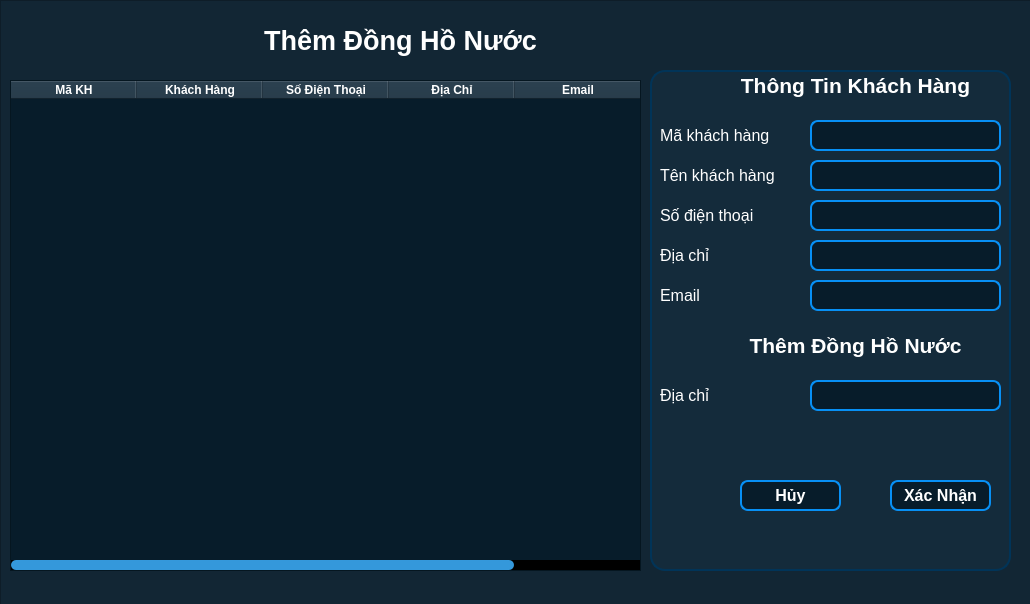
<?xml version="1.0" encoding="UTF-8"?>
<ui version="4.0">
 <class>MainWindow</class>
 <widget class="QMainWindow" name="MainWindow">
  <property name="geometry">
   <rect>
    <x>0</x>
    <y>0</y>
    <width>1030</width>
    <height>604</height>
   </rect>
  </property>
  <property name="windowTitle">
   <string>MainWindow</string>
  </property>
  <widget class="QWidget" name="centralwidget">
   <widget class="QLabel" name="label">
    <property name="geometry">
     <rect>
      <x>0</x>
      <y>20</y>
      <width>801</width>
      <height>41</height>
     </rect>
    </property>
    <property name="font">
     <font>
      <pointsize>20</pointsize>
      <weight>75</weight>
      <bold>true</bold>
     </font>
    </property>
    <property name="styleSheet">
     <string notr="true">color:white;</string>
    </property>
    <property name="text">
     <string>Thêm Đồng Hồ Nước</string>
    </property>
    <property name="alignment">
     <set>Qt::AlignCenter</set>
    </property>
   </widget>
   <widget class="QTableWidget" name="tbDanhSachKhachHang">
    <property name="geometry">
     <rect>
      <x>10</x>
      <y>80</y>
      <width>631</width>
      <height>491</height>
     </rect>
    </property>
    <property name="minimumSize">
     <size>
      <width>631</width>
      <height>0</height>
     </size>
    </property>
    <property name="styleSheet">
     <string notr="true">QTableWidget {
    background-color: rgb(7, 28, 42);     /* cell background */
    color: white;                  /* text color */
    gridline-color: #dcdcdc;         /* grid line color */
    font-size: 14px;
}

QTableWidget::item:selected {
    background-color: #85c1e9;       /* selected row background */
    color: white;                    /* selected text color */
}
QHeaderView::section {
    background-color: rgb(25, 47, 63);
    color: white;
    font-weight: bold;
}

QScrollBar:horizontal {
    background: rgb(0, 0, 0);
    height: 10px;
    margin: 0px;
}

QScrollBar::handle:horizontal {
    background: #3498db;
    min-width: 20px;
    border-radius: 5px;
}

QScrollBar::add-line:horizontal,
QScrollBar::sub-line:horizontal {
    background: none;
    width: 0px;
}
</string>
    </property>
    <property name="editTriggers">
     <set>QAbstractItemView::NoEditTriggers</set>
    </property>
    <attribute name="horizontalHeaderMinimumSectionSize">
     <number>32</number>
    </attribute>
    <attribute name="horizontalHeaderDefaultSectionSize">
     <number>126</number>
    </attribute>
    <attribute name="horizontalHeaderShowSortIndicator" stdset="0">
     <bool>false</bool>
    </attribute>
    <attribute name="horizontalHeaderStretchLastSection">
     <bool>false</bool>
    </attribute>
    <attribute name="verticalHeaderStretchLastSection">
     <bool>false</bool>
    </attribute>
    <column>
     <property name="text">
      <string>Mã KH</string>
     </property>
    </column>
    <column>
     <property name="text">
      <string>Khách Hàng</string>
     </property>
    </column>
    <column>
     <property name="text">
      <string>Số Điện Thoại</string>
     </property>
    </column>
    <column>
     <property name="text">
      <string>Địa Chỉ</string>
     </property>
    </column>
    <column>
     <property name="text">
      <string>Email</string>
     </property>
    </column>
   </widget>
   <widget class="QLineEdit" name="txtSoDienThoai">
    <property name="geometry">
     <rect>
      <x>810</x>
      <y>200</y>
      <width>191</width>
      <height>31</height>
     </rect>
    </property>
    <property name="font">
     <font>
      <pointsize>10</pointsize>
     </font>
    </property>
    <property name="styleSheet">
     <string notr="true">background-color: rgb(7, 28, 42);
border: 2px solid rgb(7, 144, 245);   /* Blue border */
border-radius: 8px;
color:white;
</string>
    </property>
    <property name="readOnly">
     <bool>true</bool>
    </property>
   </widget>
   <widget class="QLabel" name="label_6">
    <property name="geometry">
     <rect>
      <x>660</x>
      <y>280</y>
      <width>141</width>
      <height>31</height>
     </rect>
    </property>
    <property name="font">
     <font>
      <pointsize>12</pointsize>
     </font>
    </property>
    <property name="styleSheet">
     <string notr="true">color:white;</string>
    </property>
    <property name="text">
     <string>Email</string>
    </property>
   </widget>
   <widget class="QLabel" name="label_2">
    <property name="geometry">
     <rect>
      <x>660</x>
      <y>160</y>
      <width>141</width>
      <height>31</height>
     </rect>
    </property>
    <property name="font">
     <font>
      <pointsize>12</pointsize>
     </font>
    </property>
    <property name="styleSheet">
     <string notr="true">color:white;</string>
    </property>
    <property name="text">
     <string>Tên khách hàng</string>
    </property>
   </widget>
   <widget class="QLabel" name="label_3">
    <property name="geometry">
     <rect>
      <x>660</x>
      <y>120</y>
      <width>141</width>
      <height>31</height>
     </rect>
    </property>
    <property name="font">
     <font>
      <pointsize>12</pointsize>
     </font>
    </property>
    <property name="styleSheet">
     <string notr="true">color:white;</string>
    </property>
    <property name="text">
     <string>Mã khách hàng</string>
    </property>
   </widget>
   <widget class="QLineEdit" name="txtDiaChi">
    <property name="geometry">
     <rect>
      <x>810</x>
      <y>240</y>
      <width>191</width>
      <height>31</height>
     </rect>
    </property>
    <property name="font">
     <font>
      <pointsize>10</pointsize>
     </font>
    </property>
    <property name="styleSheet">
     <string notr="true">background-color: rgb(7, 28, 42);
border: 2px solid rgb(7, 144, 245);   /* Blue border */
border-radius: 8px;
color:white;
</string>
    </property>
    <property name="readOnly">
     <bool>true</bool>
    </property>
   </widget>
   <widget class="QLineEdit" name="txtEmail">
    <property name="geometry">
     <rect>
      <x>810</x>
      <y>280</y>
      <width>191</width>
      <height>31</height>
     </rect>
    </property>
    <property name="font">
     <font>
      <pointsize>10</pointsize>
     </font>
    </property>
    <property name="styleSheet">
     <string notr="true">background-color: rgb(7, 28, 42);
border: 2px solid rgb(7, 144, 245);   /* Blue border */
border-radius: 8px;
color:white;
</string>
    </property>
    <property name="readOnly">
     <bool>true</bool>
    </property>
   </widget>
   <widget class="QLineEdit" name="txtMaKH">
    <property name="enabled">
     <bool>true</bool>
    </property>
    <property name="geometry">
     <rect>
      <x>810</x>
      <y>120</y>
      <width>191</width>
      <height>31</height>
     </rect>
    </property>
    <property name="font">
     <font>
      <pointsize>10</pointsize>
     </font>
    </property>
    <property name="styleSheet">
     <string notr="true">background-color: rgb(7, 28, 42);
border: 2px solid rgb(7, 144, 245);   /* Blue border */
border-radius: 8px;
color:white;
</string>
    </property>
    <property name="readOnly">
     <bool>true</bool>
    </property>
   </widget>
   <widget class="QLabel" name="label_4">
    <property name="geometry">
     <rect>
      <x>660</x>
      <y>200</y>
      <width>141</width>
      <height>31</height>
     </rect>
    </property>
    <property name="font">
     <font>
      <pointsize>12</pointsize>
     </font>
    </property>
    <property name="styleSheet">
     <string notr="true">color:white;</string>
    </property>
    <property name="text">
     <string>Số điện thoại</string>
    </property>
   </widget>
   <widget class="QLabel" name="label_5">
    <property name="geometry">
     <rect>
      <x>660</x>
      <y>240</y>
      <width>141</width>
      <height>31</height>
     </rect>
    </property>
    <property name="font">
     <font>
      <pointsize>12</pointsize>
     </font>
    </property>
    <property name="styleSheet">
     <string notr="true">color:white;</string>
    </property>
    <property name="text">
     <string>Địa chỉ</string>
    </property>
   </widget>
   <widget class="QLineEdit" name="txtTenKH">
    <property name="geometry">
     <rect>
      <x>810</x>
      <y>160</y>
      <width>191</width>
      <height>31</height>
     </rect>
    </property>
    <property name="font">
     <font>
      <pointsize>10</pointsize>
     </font>
    </property>
    <property name="styleSheet">
     <string notr="true">background-color: rgb(7, 28, 42);
border: 2px solid rgb(7, 144, 245);   /* Blue border */
border-radius: 8px;
color:white;
</string>
    </property>
    <property name="text">
     <string/>
    </property>
    <property name="readOnly">
     <bool>true</bool>
    </property>
   </widget>
   <widget class="QLabel" name="label_7">
    <property name="geometry">
     <rect>
      <x>730</x>
      <y>70</y>
      <width>251</width>
      <height>31</height>
     </rect>
    </property>
    <property name="font">
     <font>
      <pointsize>16</pointsize>
      <weight>75</weight>
      <bold>true</bold>
     </font>
    </property>
    <property name="styleSheet">
     <string notr="true">color:white;</string>
    </property>
    <property name="text">
     <string>Thông Tin Khách Hàng</string>
    </property>
    <property name="alignment">
     <set>Qt::AlignCenter</set>
    </property>
   </widget>
   <widget class="QLabel" name="label_8">
    <property name="geometry">
     <rect>
      <x>730</x>
      <y>330</y>
      <width>251</width>
      <height>31</height>
     </rect>
    </property>
    <property name="font">
     <font>
      <pointsize>16</pointsize>
      <weight>75</weight>
      <bold>true</bold>
     </font>
    </property>
    <property name="styleSheet">
     <string notr="true">color:white;</string>
    </property>
    <property name="text">
     <string>Thêm Đồng Hồ Nước</string>
    </property>
    <property name="alignment">
     <set>Qt::AlignCenter</set>
    </property>
   </widget>
   <widget class="QLineEdit" name="txtDiaDiem">
    <property name="geometry">
     <rect>
      <x>810</x>
      <y>380</y>
      <width>191</width>
      <height>31</height>
     </rect>
    </property>
    <property name="font">
     <font>
      <pointsize>10</pointsize>
     </font>
    </property>
    <property name="styleSheet">
     <string notr="true">background-color: rgb(7, 28, 42);
border: 2px solid rgb(7, 144, 245);   /* Blue border */
border-radius: 8px;
color:white;
</string>
    </property>
    <property name="text">
     <string/>
    </property>
    <property name="readOnly">
     <bool>false</bool>
    </property>
   </widget>
   <widget class="QLabel" name="label_9">
    <property name="geometry">
     <rect>
      <x>660</x>
      <y>380</y>
      <width>141</width>
      <height>31</height>
     </rect>
    </property>
    <property name="font">
     <font>
      <pointsize>12</pointsize>
     </font>
    </property>
    <property name="styleSheet">
     <string notr="true">color:white;</string>
    </property>
    <property name="text">
     <string>Địa chỉ</string>
    </property>
   </widget>
   <widget class="QPushButton" name="btnXacNhan">
    <property name="geometry">
     <rect>
      <x>890</x>
      <y>480</y>
      <width>101</width>
      <height>31</height>
     </rect>
    </property>
    <property name="font">
     <font>
      <pointsize>12</pointsize>
      <weight>75</weight>
      <bold>true</bold>
     </font>
    </property>
    <property name="styleSheet">
     <string notr="true">background-color: rgb(7, 28, 42);
border: 2px solid rgb(7, 144, 245);   /* Blue border */
border-radius: 8px;
color:white;</string>
    </property>
    <property name="text">
     <string>Xác Nhận</string>
    </property>
   </widget>
   <widget class="QPushButton" name="btnHuy">
    <property name="geometry">
     <rect>
      <x>740</x>
      <y>480</y>
      <width>101</width>
      <height>31</height>
     </rect>
    </property>
    <property name="font">
     <font>
      <pointsize>12</pointsize>
      <weight>75</weight>
      <bold>true</bold>
     </font>
    </property>
    <property name="styleSheet">
     <string notr="true">background-color: rgb(7, 28, 42);
border: 2px solid rgb(7, 144, 245);   /* Blue border */
border-radius: 8px;
color:white;</string>
    </property>
    <property name="text">
     <string>Hủy</string>
    </property>
   </widget>
   <widget class="QFrame" name="frame">
    <property name="geometry">
     <rect>
      <x>0</x>
      <y>0</y>
      <width>1031</width>
      <height>611</height>
     </rect>
    </property>
    <property name="styleSheet">
     <string notr="true">background-color: rgb(18, 38, 52);</string>
    </property>
    <property name="frameShape">
     <enum>QFrame::StyledPanel</enum>
    </property>
    <property name="frameShadow">
     <enum>QFrame::Raised</enum>
    </property>
    <widget class="QFrame" name="frame_2">
     <property name="geometry">
      <rect>
       <x>650</x>
       <y>70</y>
       <width>361</width>
       <height>501</height>
      </rect>
     </property>
     <property name="styleSheet">
      <string notr="true">background-color: rgb(20, 43, 59);
 border: 2px solid rgb(1, 52, 88);      /* Blue outline */
    border-radius: 15px;            /* Rounded corners */</string>
     </property>
     <property name="frameShape">
      <enum>QFrame::StyledPanel</enum>
     </property>
     <property name="frameShadow">
      <enum>QFrame::Raised</enum>
     </property>
    </widget>
   </widget>
   <zorder>frame</zorder>
   <zorder>label</zorder>
   <zorder>tbDanhSachKhachHang</zorder>
   <zorder>txtSoDienThoai</zorder>
   <zorder>label_6</zorder>
   <zorder>label_2</zorder>
   <zorder>label_3</zorder>
   <zorder>txtDiaChi</zorder>
   <zorder>txtEmail</zorder>
   <zorder>txtMaKH</zorder>
   <zorder>label_4</zorder>
   <zorder>label_5</zorder>
   <zorder>txtTenKH</zorder>
   <zorder>label_7</zorder>
   <zorder>label_8</zorder>
   <zorder>txtDiaDiem</zorder>
   <zorder>label_9</zorder>
   <zorder>btnXacNhan</zorder>
   <zorder>btnHuy</zorder>
  </widget>
 </widget>
 <resources/>
 <connections/>
</ui>
